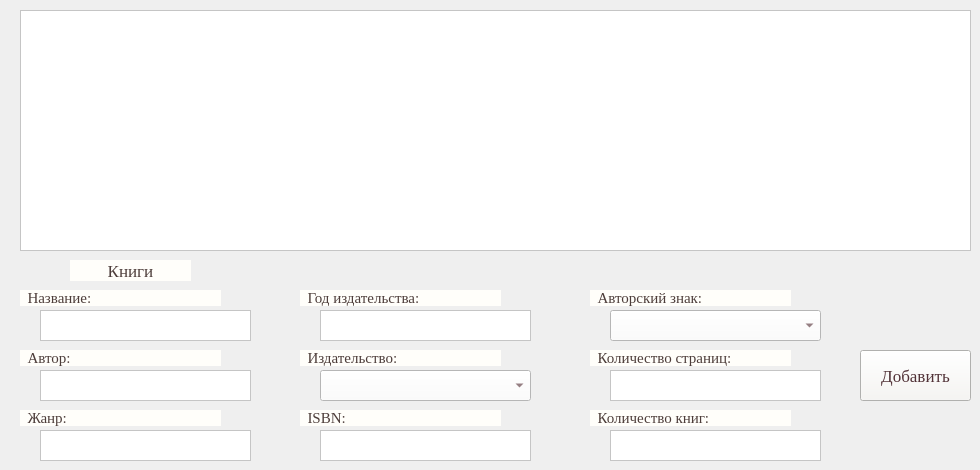
    <widget class="QWidget" name="book">
     <attribute name="title">
      <string>Книги</string>
     </attribute>
     <widget class="QTableView" name="tab_book">
      <property name="geometry">
       <rect>
        <x>20</x>
        <y>10</y>
        <width>951</width>
        <height>241</height>
       </rect>
      </property>
      <property name="styleSheet">
       <string notr="true">background-color: rgb(255, 255, 255);</string>
      </property>
     </widget>
     <widget class="QLabel" name="lab_nazv_b">
      <property name="geometry">
       <rect>
        <x>70</x>
        <y>260</y>
        <width>121</width>
        <height>21</height>
       </rect>
      </property>
      <property name="font">
       <font>
        <family>Georgia</family>
        <pointsize>13</pointsize>
       </font>
      </property>
      <property name="styleSheet">
       <string notr="true">background-color: rgb(255, 254, 250);
color: rgb(77, 61, 58);</string>
      </property>
      <property name="text">
       <string>Книги</string>
      </property>
      <property name="alignment">
       <set>Qt::AlignCenter</set>
      </property>
     </widget>
     <widget class="QLabel" name="lab_naz_publish_b">
      <property name="geometry">
       <rect>
        <x>300</x>
        <y>350</y>
        <width>201</width>
        <height>16</height>
       </rect>
      </property>
      <property name="font">
       <font>
        <family>Georgia</family>
        <pointsize>11</pointsize>
       </font>
      </property>
      <property name="styleSheet">
       <string notr="true">background-color: rgb(255, 254, 250);
color: rgb(77, 61, 58);</string>
      </property>
      <property name="text">
       <string>  Издательство:</string>
      </property>
     </widget>
     <widget class="QLabel" name="lab_naz_isbn_b">
      <property name="geometry">
       <rect>
        <x>300</x>
        <y>410</y>
        <width>201</width>
        <height>16</height>
       </rect>
      </property>
      <property name="font">
       <font>
        <family>Georgia</family>
        <pointsize>11</pointsize>
       </font>
      </property>
      <property name="styleSheet">
       <string notr="true">background-color: rgb(255, 254, 250);
color: rgb(77, 61, 58);</string>
      </property>
      <property name="text">
       <string>  ISBN:</string>
      </property>
     </widget>
     <widget class="QLabel" name="lab_naz_year_b">
      <property name="geometry">
       <rect>
        <x>300</x>
        <y>290</y>
        <width>201</width>
        <height>16</height>
       </rect>
      </property>
      <property name="font">
       <font>
        <family>Georgia</family>
        <pointsize>11</pointsize>
       </font>
      </property>
      <property name="styleSheet">
       <string notr="true">background-color: rgb(255, 254, 250);
color: rgb(77, 61, 58);</string>
      </property>
      <property name="text">
       <string>  Год издательства:</string>
      </property>
     </widget>
     <widget class="QLabel" name="lab_naz_genre_b">
      <property name="geometry">
       <rect>
        <x>20</x>
        <y>410</y>
        <width>201</width>
        <height>16</height>
       </rect>
      </property>
      <property name="font">
       <font>
        <family>Georgia</family>
        <pointsize>11</pointsize>
       </font>
      </property>
      <property name="styleSheet">
       <string notr="true">background-color: rgb(255, 254, 250);
color: rgb(77, 61, 58);</string>
      </property>
      <property name="text">
       <string>  Жанр:</string>
      </property>
     </widget>
     <widget class="QLabel" name="lab_naz_author_b">
      <property name="geometry">
       <rect>
        <x>20</x>
        <y>350</y>
        <width>201</width>
        <height>16</height>
       </rect>
      </property>
      <property name="font">
       <font>
        <family>Georgia</family>
        <pointsize>11</pointsize>
       </font>
      </property>
      <property name="styleSheet">
       <string notr="true">background-color: rgb(255, 254, 250);
color: rgb(77, 61, 58);</string>
      </property>
      <property name="text">
       <string>  Автор:</string>
      </property>
     </widget>
     <widget class="QLabel" name="lab_naz_name_b">
      <property name="geometry">
       <rect>
        <x>20</x>
        <y>290</y>
        <width>201</width>
        <height>16</height>
       </rect>
      </property>
      <property name="font">
       <font>
        <family>Georgia</family>
        <pointsize>11</pointsize>
       </font>
      </property>
      <property name="styleSheet">
       <string notr="true">background-color: rgb(255, 254, 250);
color: rgb(77, 61, 58);</string>
      </property>
      <property name="text">
       <string>  Название:</string>
      </property>
     </widget>
     <widget class="QLabel" name="lab_naz_mark_b">
      <property name="geometry">
       <rect>
        <x>590</x>
        <y>290</y>
        <width>201</width>
        <height>16</height>
       </rect>
      </property>
      <property name="font">
       <font>
        <family>Georgia</family>
        <pointsize>11</pointsize>
       </font>
      </property>
      <property name="styleSheet">
       <string notr="true">background-color: rgb(255, 254, 250);
color: rgb(77, 61, 58);</string>
      </property>
      <property name="text">
       <string>  Авторский знак:</string>
      </property>
     </widget>
     <widget class="QLabel" name="lab_naz_numpg_b">
      <property name="geometry">
       <rect>
        <x>590</x>
        <y>350</y>
        <width>201</width>
        <height>16</height>
       </rect>
      </property>
      <property name="font">
       <font>
        <family>Georgia</family>
        <pointsize>11</pointsize>
       </font>
      </property>
      <property name="styleSheet">
       <string notr="true">background-color: rgb(255, 254, 250);
color: rgb(77, 61, 58);</string>
      </property>
      <property name="text">
       <string>  Количество страниц:</string>
      </property>
     </widget>
     <widget class="QLabel" name="lab_naz_numb_b">
      <property name="geometry">
       <rect>
        <x>590</x>
        <y>410</y>
        <width>201</width>
        <height>16</height>
       </rect>
      </property>
      <property name="font">
       <font>
        <family>Georgia</family>
        <pointsize>11</pointsize>
       </font>
      </property>
      <property name="styleSheet">
       <string notr="true">background-color: rgb(255, 254, 250);
color: rgb(77, 61, 58);</string>
      </property>
      <property name="text">
       <string>  Количество книг:</string>
      </property>
     </widget>
     <widget class="QTextEdit" name="te_name_b">
      <property name="geometry">
       <rect>
        <x>40</x>
        <y>310</y>
        <width>211</width>
        <height>31</height>
       </rect>
      </property>
      <property name="font">
       <font>
        <family>Georgia</family>
        <pointsize>9</pointsize>
       </font>
      </property>
      <property name="styleSheet">
       <string notr="true">background-color: rgb(255, 255, 255);
color: rgb(85, 54, 59);</string>
      </property>
     </widget>
     <widget class="QTextEdit" name="te_author_b">
      <property name="geometry">
       <rect>
        <x>40</x>
        <y>370</y>
        <width>211</width>
        <height>31</height>
       </rect>
      </property>
      <property name="font">
       <font>
        <family>Georgia</family>
        <pointsize>9</pointsize>
       </font>
      </property>
      <property name="styleSheet">
       <string notr="true">background-color: rgb(255, 255, 255);
color: rgb(85, 54, 59);</string>
      </property>
     </widget>
     <widget class="QTextEdit" name="te_genre_b">
      <property name="geometry">
       <rect>
        <x>40</x>
        <y>430</y>
        <width>211</width>
        <height>31</height>
       </rect>
      </property>
      <property name="font">
       <font>
        <family>Georgia</family>
        <pointsize>9</pointsize>
       </font>
      </property>
      <property name="styleSheet">
       <string notr="true">background-color: rgb(255, 255, 255);
color: rgb(85, 54, 59);</string>
      </property>
     </widget>
     <widget class="QTextEdit" name="te_yaer_b">
      <property name="geometry">
       <rect>
        <x>320</x>
        <y>310</y>
        <width>211</width>
        <height>31</height>
       </rect>
      </property>
      <property name="font">
       <font>
        <family>Georgia</family>
        <pointsize>9</pointsize>
       </font>
      </property>
      <property name="styleSheet">
       <string notr="true">background-color: rgb(255, 255, 255);
color: rgb(85, 54, 59);</string>
      </property>
     </widget>
     <widget class="QTextEdit" name="te_isbn_b">
      <property name="geometry">
       <rect>
        <x>320</x>
        <y>430</y>
        <width>211</width>
        <height>31</height>
       </rect>
      </property>
      <property name="font">
       <font>
        <family>Georgia</family>
        <pointsize>9</pointsize>
       </font>
      </property>
      <property name="styleSheet">
       <string notr="true">background-color: rgb(255, 255, 255);
color: rgb(85, 54, 59);</string>
      </property>
     </widget>
     <widget class="QTextEdit" name="te_numpg_b">
      <property name="geometry">
       <rect>
        <x>610</x>
        <y>370</y>
        <width>211</width>
        <height>31</height>
       </rect>
      </property>
      <property name="font">
       <font>
        <family>Georgia</family>
        <pointsize>9</pointsize>
       </font>
      </property>
      <property name="styleSheet">
       <string notr="true">background-color: rgb(255, 255, 255);
color: rgb(85, 54, 59);</string>
      </property>
     </widget>
     <widget class="QTextEdit" name="te_numb_b">
      <property name="geometry">
       <rect>
        <x>610</x>
        <y>430</y>
        <width>211</width>
        <height>31</height>
       </rect>
      </property>
      <property name="font">
       <font>
        <family>Georgia</family>
        <pointsize>9</pointsize>
       </font>
      </property>
      <property name="styleSheet">
       <string notr="true">background-color: rgb(255, 255, 255);
color: rgb(85, 54, 59);</string>
      </property>
     </widget>
     <widget class="QPushButton" name="btn_add_b">
      <property name="geometry">
       <rect>
        <x>860</x>
        <y>350</y>
        <width>111</width>
        <height>51</height>
       </rect>
      </property>
      <property name="font">
       <font>
        <family>Georgia</family>
        <pointsize>13</pointsize>
       </font>
      </property>
      <property name="styleSheet">
       <string notr="true">background-color: rgb(247, 246, 243);
color: rgb(81, 50, 55);</string>
      </property>
      <property name="text">
       <string>Добавить</string>
      </property>
     </widget>
     <widget class="QComboBox" name="cB_mark_b">
      <property name="geometry">
       <rect>
        <x>610</x>
        <y>310</y>
        <width>211</width>
        <height>31</height>
       </rect>
      </property>
      <property name="styleSheet">
       <string notr="true">background-color: rgb(255, 255, 255);
color: rgb(88, 53, 59);</string>
      </property>
     </widget>
     <widget class="QComboBox" name="cB_publish_b">
      <property name="geometry">
       <rect>
        <x>320</x>
        <y>370</y>
        <width>211</width>
        <height>31</height>
       </rect>
      </property>
      <property name="styleSheet">
       <string notr="true">background-color: rgb(255, 255, 255);
color: rgb(88, 53, 59);</string>
      </property>
     </widget>
    </widget>
